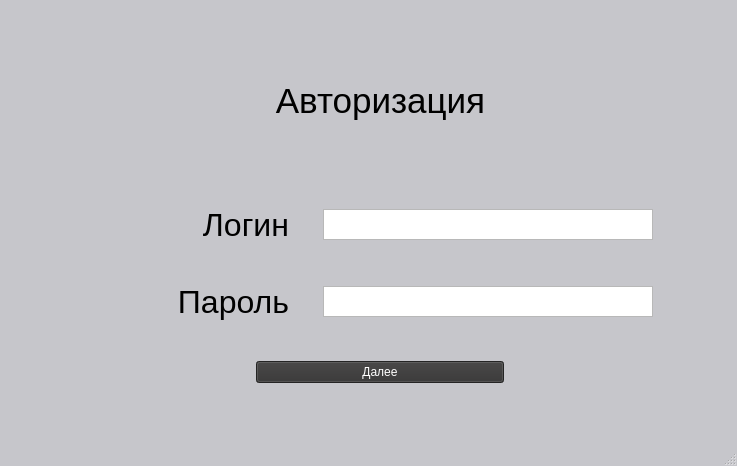
<?xml version="1.0" encoding="UTF-8"?>
<ui version="4.0">
 <class>MainWindow</class>
 <widget class="QMainWindow" name="MainWindow">
  <property name="geometry">
   <rect>
    <x>0</x>
    <y>0</y>
    <width>737</width>
    <height>466</height>
   </rect>
  </property>
  <property name="minimumSize">
   <size>
    <width>737</width>
    <height>466</height>
   </size>
  </property>
  <property name="maximumSize">
   <size>
    <width>737</width>
    <height>466</height>
   </size>
  </property>
  <property name="windowTitle">
   <string>MainWindow</string>
  </property>
  <property name="styleSheet">
   <string notr="true">#MainWindow{
background: #c6c6cb;
}</string>
  </property>
  <widget class="QWidget" name="centralwidget">
   <widget class="QWidget" name="verticalLayoutWidget">
    <property name="geometry">
     <rect>
      <x>30</x>
      <y>0</y>
      <width>701</width>
      <height>421</height>
     </rect>
    </property>
    <layout class="QVBoxLayout" name="verticalLayout">
     <property name="leftMargin">
      <number>78</number>
     </property>
     <property name="rightMargin">
      <number>78</number>
     </property>
     <item>
      <widget class="QLabel" name="label">
       <property name="maximumSize">
        <size>
         <width>16777215</width>
         <height>131</height>
        </size>
       </property>
       <property name="styleSheet">
        <string notr="true">font-size: 35px;</string>
       </property>
       <property name="text">
        <string>Авторизация</string>
       </property>
       <property name="alignment">
        <set>Qt::AlignCenter</set>
       </property>
      </widget>
     </item>
     <item>
      <layout class="QHBoxLayout" name="horizontalLayout">
       <property name="spacing">
        <number>34</number>
       </property>
       <item>
        <widget class="QLabel" name="label_2">
         <property name="maximumSize">
          <size>
           <width>16777215</width>
           <height>100</height>
          </size>
         </property>
         <property name="contextMenuPolicy">
          <enum>Qt::DefaultContextMenu</enum>
         </property>
         <property name="layoutDirection">
          <enum>Qt::LeftToRight</enum>
         </property>
         <property name="styleSheet">
          <string notr="true">font-size: 32px;</string>
         </property>
         <property name="text">
          <string>Логин</string>
         </property>
         <property name="alignment">
          <set>Qt::AlignRight|Qt::AlignTrailing|Qt::AlignVCenter</set>
         </property>
        </widget>
       </item>
       <item>
        <widget class="QTextEdit" name="textEdit_2">
         <property name="maximumSize">
          <size>
           <width>330</width>
           <height>31</height>
          </size>
         </property>
         <property name="font">
          <font>
           <pointsize>12</pointsize>
          </font>
         </property>
        </widget>
       </item>
      </layout>
     </item>
     <item>
      <layout class="QHBoxLayout" name="horizontalLayout_2">
       <property name="spacing">
        <number>34</number>
       </property>
       <item>
        <widget class="QLabel" name="label_3">
         <property name="maximumSize">
          <size>
           <width>16777215</width>
           <height>100</height>
          </size>
         </property>
         <property name="styleSheet">
          <string notr="true">font-size: 32px;</string>
         </property>
         <property name="text">
          <string>Пароль</string>
         </property>
         <property name="alignment">
          <set>Qt::AlignRight|Qt::AlignTrailing|Qt::AlignVCenter</set>
         </property>
        </widget>
       </item>
       <item>
        <widget class="QTextEdit" name="textEdit">
         <property name="maximumSize">
          <size>
           <width>330</width>
           <height>31</height>
          </size>
         </property>
         <property name="font">
          <font>
           <pointsize>12</pointsize>
          </font>
         </property>
        </widget>
       </item>
      </layout>
     </item>
     <item>
      <layout class="QHBoxLayout" name="horizontalLayout_3">
       <item>
        <widget class="QPushButton" name="pushButton">
         <property name="maximumSize">
          <size>
           <width>248</width>
           <height>16777215</height>
          </size>
         </property>
         <property name="styleSheet">
          <string notr="true">#pushButton{
background: #333232;
color: #fff
}</string>
         </property>
         <property name="text">
          <string>Далее</string>
         </property>
         <property name="icon">
          <iconset resource="test.qrc">
           <normaloff>:/strela/Exclude.png</normaloff>:/strela/Exclude.png</iconset>
         </property>
         <property name="shortcut">
          <string/>
         </property>
         <property name="autoDefault">
          <bool>false</bool>
         </property>
         <property name="default">
          <bool>false</bool>
         </property>
         <property name="flat">
          <bool>false</bool>
         </property>
        </widget>
       </item>
      </layout>
     </item>
    </layout>
   </widget>
  </widget>
  <widget class="QMenuBar" name="menubar">
   <property name="geometry">
    <rect>
     <x>0</x>
     <y>0</y>
     <width>737</width>
     <height>21</height>
    </rect>
   </property>
  </widget>
  <widget class="QStatusBar" name="statusbar"/>
 </widget>
 <tabstops>
  <tabstop>textEdit_2</tabstop>
  <tabstop>textEdit</tabstop>
  <tabstop>pushButton</tabstop>
 </tabstops>
 <resources>
  <include location="test.qrc"/>
 </resources>
 <connections/>
</ui>
